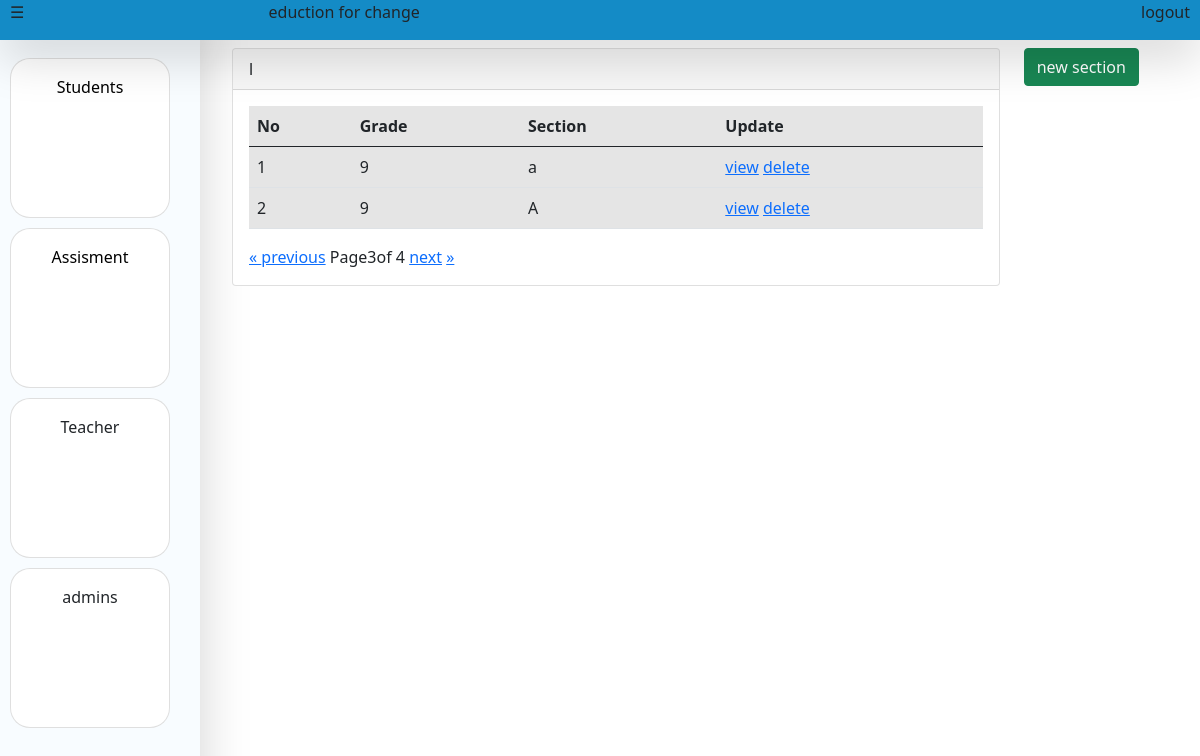
Screenshot of /main/acounts/?page=3 with the database file from the repository.
### admins/models.py (models this page shows)
class Section(models.Model):
    grade=models.CharField(max_length=255,null=True)
    section=models.CharField(max_length=20,null=True)
    nas=models.IntegerField(null=True)
    teach=models.IntegerField(null=True)
    grad=models.IntegerField(null=True)

### admins/views.py (the view)
# urls.py: path('acounts/',views.acounts,name="acounts"),
def acounts(request):
    if request.method=="POST":
        grad=request.POST.get('grade',False)
        sece=request.POST.get('sec',False)
        sec=Section(grade=grad,section=sece)
        sec.save()
        return redirect('main:acounts')
    sb=Section.objects.filter()
    pag=Paginator(sb,2)
    page=request.GET.get("page")
    page_obj=pag.get_page(page)
    return render(request,"admins/acounts.html",{'page_obj':page_obj})

### template/admins/acounts.html (shortened to what this page needs)
{%extends 'admins/home.html'%} {%load static%}
    {%block main%}
    <br /><br />
    <div class="row">
      <div class="col-10">
        <div class="card" style="" id="section-list">
          <div class="card-header">l</div>
          <div class="card-body">
            <table class="table table-active table-hover table-responsive-sm">
              <thead>
                <th>No</th>
                <th>Grade</th>
                <th>Section</th>
                <th>Update</th>
              </thead>
              <tbody>
                {%for u in page_obj%}
                <tr>
                  <td>{{forloop.counter}}</td>
                  <td>{{u.grade}}</td>
                  <td>{{u.section}}</td>
                  <td>
                    <a href="{%url 'main:view_student' u.id %}">view</a>
                    <a href="">delete</a>
                  </td>
                </tr>
                {%endfor%}
              </tbody>
            </table>
            <div class="pagination">
              <span class="step-links">
                {%if page_obj.has_previous%}
                <a href="?page=1">&laquo; </a>
                <a href="?page={{page_obj.previous_page_number}}">previous</a>
                {%endif%}
                <span class="current">
                  Page{{page_obj.number}}of {{page_obj.paginator.num_pages}}
                </span>
                {%if page_obj.has_next%}
                <a href="?page={{page_obj.next_page_number}}">next</a>
                <a href="?page={{page_obj.paginator.num_pages}}">&raquo;</a>
                {%endif%}
              </span>
            </div>
          </div>
        </div>
      </div>
      <div class="col-2">
        <button class="btn btn-success" onclick="addsection()">
          new section
        </button>
      </div>
    </div>
    {%endblock%}

### rows the page displays
Section: grade "9", section "a"
Section: grade "9", section "A"

### other values shown
{{ page_obj.number }} "3"
{{ page_obj.paginator.num_pages }} "4"
